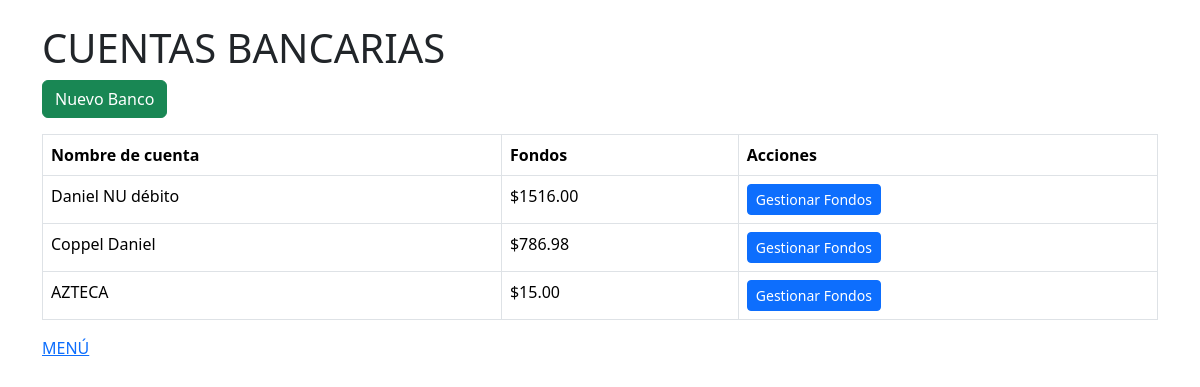
The page /cuentasBancarias/ (signed in) on the database as committed earlier.
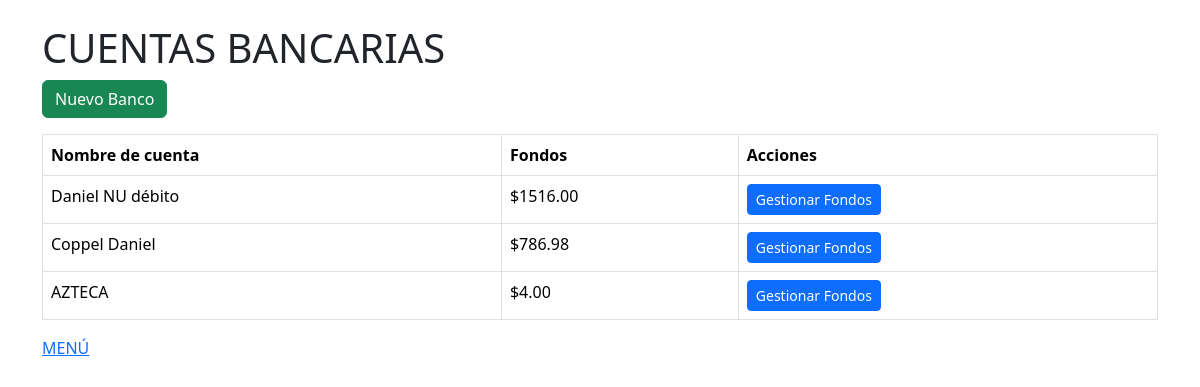
The same page on the database as committed later.
### core/models.py (models this page shows)
class Banco (models.Model):
    banco_id = models.BigAutoField(primary_key=True)
    nombre = models.CharField(max_length=100)
    fondos = models.DecimalField(max_digits=12,decimal_places=2)

### core/views.py (the view)
# urls.py: path("cuentasBancarias/",views.cuentas, name="cuentas"),
@login_required
def cuentas(request):
    cuentas = Banco.objects.all()
    return render(request, "cuentas.html",{"Cuenta":cuentas})

### core/templates/cuentas.html (shortened to what this page needs)
{% extends 'base.html' %}
{% block content %}
<body class="container mt-4">
    <h1>CUENTAS BANCARIAS</h1>
    <button
        class="btn btn-success mb-3"
        data-bs-toggle="modal"
        data-bs-target="#nuevoBancoModal">
        Nuevo Banco
    </button>
    <table class="table table-bordered">
        <thead>
            <tr>
                <th>Nombre de cuenta</th>
                <th>Fondos</th>
                <th>Acciones</th>
            </tr>
        </thead>
        <tbody>
            {% for cuenta in Cuenta %}
            <tr>
                <td>{{ cuenta.nombre }}</td>
                <td>${{ cuenta.fondos }}</td>
                <td>
                    <button
                        class="btn btn-primary btn-sm"
                        data-bs-toggle="modal"
                        data-bs-target="#movimientoModal"
                        data-id="{{ cuenta.banco_id }}"
                        data-nombre="{{ cuenta.nombre }}">
                        Gestionar Fondos
                    </button>
                </td>
            </tr>
            {% endfor %}
        </tbody>
    </table>
    <a href="/menu">MENÚ</a>
{% endblock %}

Rows that differ between the two databases and show on the page:
changed Banco "AZTECA": fondos "15.00" → "4.00"
